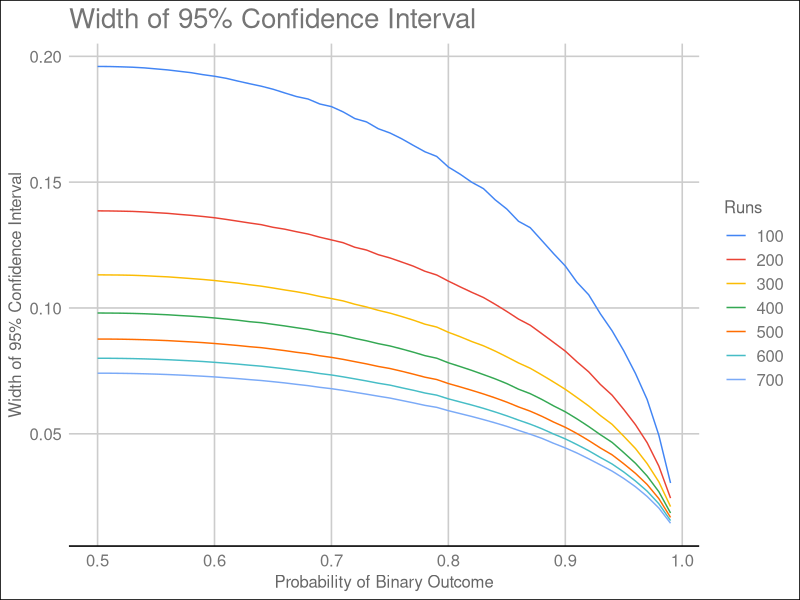
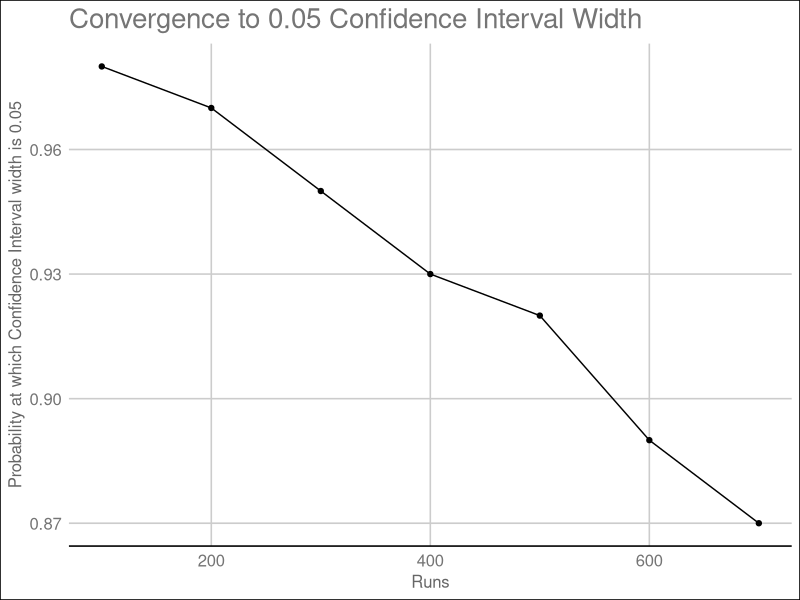

Here is the R script that generated these plots, in order:
library(tidyverse)
library(ggthemes)

#------------------------------------------------------------------
# Functions
#------------------------------------------------------------------

# get N samples of binary outcomes with probability p
get_samples <- function(N, p) {
  samples <- sample(x = c(1, 0), size = N, replace = TRUE, prob = c(p, 1-p))
  return(samples)
}

# given a set of sample lists, subset the first N
# samples of each list and compute the average
# confidence interval size
get_width_for_N <- function(N, samples) {
  sample_subset <- data.frame(samples[1:N, ])
  stats <- map_dfr(sample_subset, compute_stats)
  return(mean(stats$size))
}

compute_stats <- function(x) {
  q  <- qnorm(.975) # 95% confidence interval
  N  <- length(x)
  s  <- sd(x)
  mu <- mean(x)
  
  lower <- mu - q * s / sqrt(N)
  upper <- mu + q * s / sqrt(N)
  size <- upper - lower
  
  stats <- list(
    "mu" = mu,
    "sd" = s,
    "N"  = N,
    "lower" = lower,
    "upper" = upper,
    "size" = size
  )
  
  return(stats)
}

get_widths <- function(p, B, runs) {
  samples <- replicate(B, get_samples(max(runs), p))
  sizes <- map(runs, get_width_for_N, samples = samples)
  names(sizes) <- runs
  
  return(sizes)
}

#------------------------------------------------------------------
# Execution
#------------------------------------------------------------------

B <- 1000 # repeats
probs <- seq(0.50, 0.99, 0.01)
runs <- seq(100, 700, 100)

results.df <- cbind(probs, map_dfr(probs, get_widths, B = B, runs = runs))
names(results.df)[1] <- "P"

widths.df <- results.df %>%
  gather(key = N, value = Width, -P) %>%
  arrange(desc(P))
  
intercepts <- widths.df %>%
  filter(Width < 0.05) %>%
  group_by(N) %>%
  summarise(Intercept = min(P))
#------------------------------------------------------------------
# Plotting
#------------------------------------------------------------------

widths.df %>%
  ggplot(aes(x = P, y = Width, color = N)) +
  geom_line() +
  scale_color_gdocs() +
  theme_gdocs() +
  labs(
    title = "Width of 95% Confidence Interval",
    x = "Probability of Binary Outcome",
    y = "Width of 95% Confidence Interval",
    color = "Runs"
  )

intercepts %>%
  ggplot(aes(x = as.numeric(N), y = Intercept)) +
  geom_point() +
  geom_line() +
  theme_gdocs() +
  labs(
    title = "Convergence to 0.05 Confidence Interval Width",
    x = "Runs",
    y = "Probability at which Confidence Interval width is 0.05"
  )

print.df <- results.df[seq(1, nrow(results.df), by = 5), ]
print(map_dfr(print.df, round, digits = 3))








